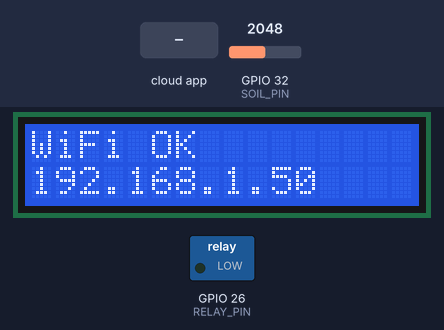
Recording of a sketch running on a simulated ESP32. Parts: 16×2 character LCD, switched loads named in the sketch (green lamp = pin HIGH). The test bench sets the inputs (shaded band); at power-on: GPIO 32 (SOIL_PIN) = 2048. WiFi joins after 1.5 s; servers stay silent unless stated; the local clock reads 2024-03-15 10:24:30 at power-on unless the sketch sets it; EEPROM starts erased; the Firebase database answers and starts empty; what the sketch prints to the serial monitor is not drawn.

Above: at 2.7 s.
At 11.0 s:
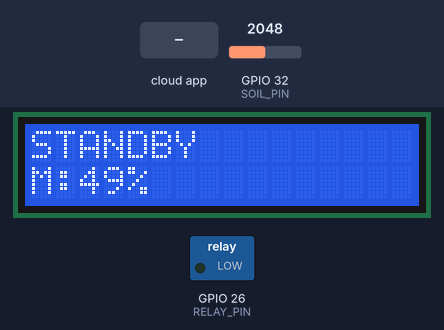
11.1 s: the phone or cloud app sets lcdMessage to 0
At 11.9 s:
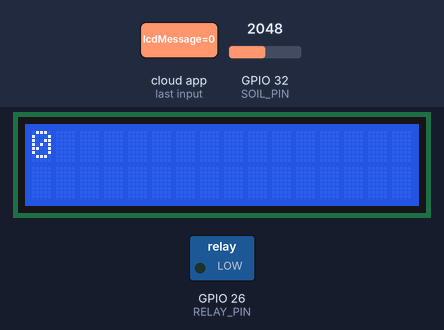
12.7 s: the phone or cloud app sets manualPump to 1
At 15.3 s:
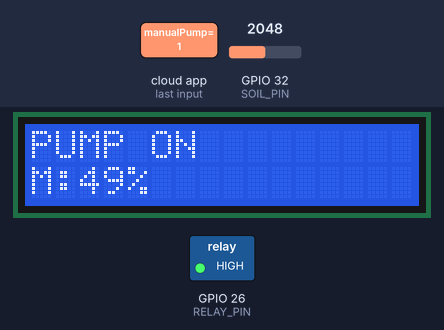
15.7 s: the phone or cloud app sets lcdMessage to 1
At 17.4 s:
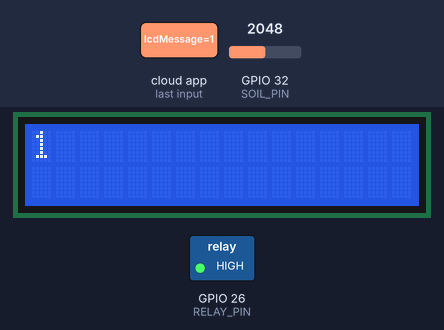
Timing chart, 0 to 18.9 s (numbered marks = the images above; inputs shaded):
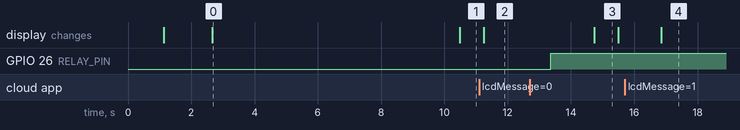

The sketch:

smart_irrigation_esp32.ino
```cpp
/*
 * ============================================================
 * SMART IRRIGATION SYSTEM - ESP32 MAIN CODE
 * ============================================================
 * Sistem Irigasi Otomatis dengan Firebase Realtime Database
 *
 * Features:
 * - Membaca sensor kelembaban tanah (ADC)
 * - Kontrol pompa air via relay
 * - Display status di LCD 16x2 (I2C)
 * - Sinkronisasi data dengan Firebase Realtime Database
 * - Mode manual dan otomatis watering
 * - Monitoring online status
 *
 * Hardware Required:
 * - ESP32 Development Board
 * - Relay Module / Solenoid
 * - Soil Moisture Sensor (Capacitive recommended)
 * - LCD 16x2 with I2C Module
 * - 5V Power Supply
 *
 * Wiring:
 * | Komponen          | Pin ESP32 |
 * |-------------------|-----------|
 * | LCD SDA           | GPIO 21   |
 * | LCD SCL           | GPIO 22   |
 * | Relay Signal      | GPIO 26   |
 * | Soil Sensor ADC   | GPIO 34   |
 * | GND & 5V          | Common    |
 *
 * Created: 2026
 * ============================================================
 */

#include <WiFi.h>
#include <FirebaseESP32.h>
#include <LiquidCrystal_I2C.h>
#include <time.h>
#include <BluetoothSerial.h>
#include <Preferences.h>

// ============================================================
// FUNCTION PROTOTYPES
// ============================================================
void initLCD();
void displayLCD(const char* line1, const char* line2);
void displayCustomLCDMessage(String message);
void updateLCDDisplay();
void loadWiFiCredentials();
void saveWiFiCredentials(String ssid, String pass);
void connectWiFi();
void handleWiFiDisconnection();
void startProvisioning();
void handleProvisioning();
void readSoilMoisture();
void setupFirebase();
void readFirebaseCommands();
void updateFirebaseStatus();
void executeControlLogic();
void startPump();
void stopPump();
String getFormattedTime();
void handleSerialInput();

// ============================================================
// KONFIGURASI WIFI & FIREBASE
// ============================================================
// Default credentials (sebagai fallback jika belum di-set via Bluetooth)
String wifi_ssid = "YOUR_WIFI_SSID";
String wifi_password = "YOUR_WIFI_PASSWORD";

#define FIREBASE_HOST     "it-projek-2-409eb-default-rtdb.firebaseio.com"
#define FIREBASE_AUTH     "1qYZlTj70a3eE6dnzFsRNeSqnZJAp7y72iUFUOT9"

#define DEVICE_ID         "esp32_01"
#define DEVICE_NAME       "Smart Pump 01"

// ============================================================
// PIN CONFIGURATION
// ============================================================
#define RELAY_PIN         26    // Relay/Solenoid control pin
#define SOIL_PIN          32    // Soil moisture analog input (ADC)
#define LCD_SDA           21    // LCD I2C SDA
#define LCD_SCL           22    // LCD I2C SCL

// ============================================================
// SENSOR & CONTROL SETTINGS
// ============================================================
#define SOIL_THRESHOLD    30    // Mulai siram jika kelembaban < 30%
#define SOIL_FULL         70    // Berhenti siram jika kelembaban > 70%
#define MAX_PUMP_TIME     180   // Max pump duration: 3 minutes (detik)
#define MOISTURE_UPDATE_INTERVAL   2000  // Update status moisture ke Firebase setiap 2 detik
#define LCD_UPDATE_INTERVAL        3000  // Update LCD setiap 3 detik
#define FIREBASE_CMD_INTERVAL       300  // ⚡ Baca perintah (pompa) dari Firebase setiap 300ms (CEPAT!)
#define FIREBASE_STATUS_INTERVAL   2000  // Update status device ke Firebase setiap 2 detik
#define NTP_SERVER                 "pool.ntp.org"

// ============================================================
// LCD 16x2 SETUP (I2C Address: 0x27 atau 0x3F)
// ============================================================
LiquidCrystal_I2C lcd(0x27, 16, 2);

// ============================================================
// FIREBASE SETUP
// ============================================================
FirebaseData firebaseData;
FirebaseConfig config;
FirebaseAuth auth;

// ============================================================
// BLUETOOTH & PREFERENCES SETUP
// ============================================================
BluetoothSerial SerialBT;
Preferences preferences;
const char* BT_DEVICE_NAME = "ESP32_Irrigation_Setup";

// ============================================================
// GLOBAL VARIABLES - SYSTEM STATE
// ============================================================
struct SystemState {
  bool pumpRunning;
  bool manualPump;
  bool autoWatering;
  int soilMoisture;
  int sensorRaw;
  int thresholdMin;    // Batas minimal (pompa nyala), default 30
  int thresholdMax;    // Batas maksimal (pompa berhenti), default 70
  unsigned long pumpStartTime;
  unsigned long lastMoistureUpdate;
  unsigned long lastLcdUpdate;
  unsigned long lastFirebaseCmdUpdate;   // Timer khusus baca perintah (cepat)
  unsigned long lastFirebaseStatusUpdate; // Timer khusus update status (normal)
  String lastError;
  bool firebaseConnected;
  int failureCount;
  bool wifiConnected;
  bool provisioningMode;
};

SystemState state = {
  .pumpRunning = false,
  .manualPump = false,
  .autoWatering = true,
  .soilMoisture = 0,
  .sensorRaw = 0,
  .thresholdMin = 30,  // Default sama dengan SOIL_THRESHOLD
  .thresholdMax = 70,  // Default sama dengan SOIL_FULL
  .pumpStartTime = 0,
  .lastMoistureUpdate = 0,
  .lastLcdUpdate = 0,
  .lastFirebaseCmdUpdate = 0,
  .lastFirebaseStatusUpdate = 0,
  .lastError = "",
  .firebaseConnected = false,
  .failureCount = 0,
  .wifiConnected = false,
  .provisioningMode = false
};

// ============================================================
// SETUP FUNCTION
// ============================================================
void setup() {
  Serial.begin(115200);
  delay(1000);

  Serial.println("\n\n");
  Serial.println("========================================");
  Serial.println("SMART IRRIGATION SYSTEM - ESP32");
  Serial.println("Device ID: " + String(DEVICE_ID));
  Serial.println("========================================\n");

  // ---- Initialize Pins ----
  pinMode(RELAY_PIN, OUTPUT);
  digitalWrite(RELAY_PIN, LOW);
  Serial.println("[SETUP] Relay pin initialized (LOW)");

  // ---- Initialize LCD ----
  initLCD();
  displayLCD("Smart Irrig     ", "Booting...");

  // ---- Load WiFi from Flash ----
  loadWiFiCredentials();

  // ---- Connect WiFi ----
  connectWiFi();

  // Jika gagal konek setelah percobaan di connectWiFi(), masuk mode Bluetooth
  if (!state.wifiConnected) {
    startProvisioning();
  } else {
    // ---- normal setup if WiFi OK ----
    configTime(0, 0, NTP_SERVER);
    setupFirebase();
  }

  state.lastMoistureUpdate = millis();
  state.lastLcdUpdate = millis();
  state.lastFirebaseCmdUpdate = millis();
  state.lastFirebaseStatusUpdate = millis();

  Serial.println("[SETUP] Initialization complete!\n");
}

// ============================================================
// MAIN LOOP
// ============================================================
void loop() {
  // 0. HANDLE PROVISIONING MODE (BLUETOOTH)
  if (state.provisioningMode) {
    handleProvisioning();
    return; // Stop main logic while in setup mode
  }

  handleSerialInput();

  if (WiFi.status() != WL_CONNECTED) {
    handleWiFiDisconnection();
    delay(1000);
    return;
  }

  unsigned long now = millis();

  readSoilMoisture();

  // ⚡ Baca perintah dari Firebase setiap 300ms => respons nyaris instan!
  if (now - state.lastFirebaseCmdUpdate >= FIREBASE_CMD_INTERVAL) {
    readFirebaseCommands();
    state.lastFirebaseCmdUpdate = now;
  }

  executeControlLogic();

  // Update status kelembaban & pompa ke Firebase setiap 2 detik
  if (now - state.lastFirebaseStatusUpdate >= FIREBASE_STATUS_INTERVAL) {
    updateFirebaseStatus();
    state.lastFirebaseStatusUpdate = now;
  }

  if (now - state.lastLcdUpdate >= LCD_UPDATE_INTERVAL) {
    updateLCDDisplay();
    state.lastLcdUpdate = now;
  }
  // ⚡ Tidak ada delay() di sini agar loop bisa seresponsif mungkin!
}

// ============================================================
// WIFI & PREFERENCES FUNCTIONS
// ============================================================
void loadWiFiCredentials() {
  preferences.begin("irrigation", false);
  String savedSsid = preferences.getString("ssid", "");
  String savedPass = preferences.getString("pass", "");
  preferences.end();

  if (savedSsid != "") {
    wifi_ssid = savedSsid;
    wifi_password = savedPass;
    Serial.println("[Flash] Wi-Fi loaded: " + wifi_ssid);
  } else {
    Serial.println("[Flash] No Wi-Fi credentials saved. Using defaults.");
  }
}

void saveWiFiCredentials(String ssid, String pass) {
  preferences.begin("irrigation", false);
  preferences.putString("ssid", ssid);
  preferences.putString("pass", pass);
  preferences.end();
  Serial.println("[Flash] Wi-Fi credentials saved to NVS.");
}

void connectWiFi() {
  Serial.println("[WiFi] Connecting to: " + wifi_ssid);
  displayLCD("WiFi Connecting ", "...");

  WiFi.mode(WIFI_STA);
  WiFi.begin(wifi_ssid.c_str(), wifi_password.c_str());

  int attempts = 0;
  while (WiFi.status() != WL_CONNECTED && attempts < 20) {
    delay(500);
    Serial.print(".");
    attempts++;
  }

  if (WiFi.status() == WL_CONNECTED) {
    Serial.println("\n[WiFi] Connected!");
    state.wifiConnected = true;
    displayLCD("WiFi OK         ", WiFi.localIP().toString().c_str());
    delay(2000);
  } else {
    Serial.println("\n[WiFi] FAILED to connect!");
    displayLCD("WiFi Failed!    ", "Entering Setup");
    state.wifiConnected = false;
  }
}

void handleWiFiDisconnection() {
  Serial.println("[ERROR] WiFi disconnected!");
  if (state.pumpRunning) stopPump();

  displayLCD("No WiFi...      ", "Reconnecting");
  state.wifiConnected = false;
  state.firebaseConnected = false;
}

// ============================================================
// BLUETOOTH PROVISIONING FUNCTIONS
// ============================================================
void startProvisioning() {
  state.provisioningMode = true;
  SerialBT.begin(BT_DEVICE_NAME);
  Serial.println("[BT] Bluetooth Provisioning Started: " + String(BT_DEVICE_NAME));
  displayLCD("BLUETOOTH MODE  ", "Waiting for HP..");
}

void handleProvisioning() {
  if (SerialBT.available()) {
    String data = SerialBT.readStringUntil('\n');
    data.trim();

    Serial.println("[BT] Received: " + data);

    // Format: WIFI:SSID,PASS
    if (data.startsWith("WIFI:")) {
      int commaIndex = data.indexOf(',');
      if (commaIndex != -1) {
        String newSsid = data.substring(5, commaIndex);
        String newPass = data.substring(commaIndex + 1);

        displayLCD("Received WiFi!  ", newSsid.c_str());
        Serial.println("[BT] New SSID: " + newSsid);

        saveWiFiCredentials(newSsid, newPass);
        SerialBT.println("WiFi Terhubung"); // Feedback to Android App
        delay(1000);

        Serial.println("[SYSTEM] Restarting to apply new WiFi...");
        displayLCD("SAVED!          ", "Restarting...");
        delay(2000);
        ESP.restart();
      }
    }
  }

  // Blink LCD or show status every 2 seconds
  static unsigned long lastMsg = 0;
  if (millis() - lastMsg > 3000) {
    displayLCD("OPEN APP...     ", "Setup Device");
    lastMsg = millis();
  }
}

// ============================================================
// SENSOR FUNCTIONS
// ============================================================
void readSoilMoisture() {
  state.sensorRaw = analogRead(SOIL_PIN);
  state.soilMoisture = map(state.sensorRaw, 4095, 0, 0, 100);
  state.soilMoisture = constrain(state.soilMoisture, 0, 100);
}

// ============================================================
// FIREBASE FUNCTIONS
// ============================================================
void setupFirebase() {
  Serial.println("[Firebase] Initializing..");
  config.host = FIREBASE_HOST;
  config.signer.tokens.legacy_token = FIREBASE_AUTH;
  Firebase.begin(&config, &auth);
  Firebase.reconnectWiFi(true);

  delay(1000);

  String onlinePath = "devices/" + String(DEVICE_ID) + "/status/online";
  if (Firebase.setBool(firebaseData, onlinePath, true)) {
    Serial.println("[Firebase] Connected!");
    state.firebaseConnected = true;
  }
}

void readFirebaseCommands() {
  if (WiFi.status() != WL_CONNECTED) return;
  String controlPath = "devices/" + String(DEVICE_ID) + "/control";

  if (Firebase.getBool(firebaseData, controlPath + "/manualPump")) {
    state.manualPump = firebaseData.boolData();
  }
  if (Firebase.getBool(firebaseData, controlPath + "/autoWatering")) {
    state.autoWatering = firebaseData.boolData();
  }
  // ⚡ Baca threshold min/max dari Firebase (diatur user via Android)
  if (Firebase.getInt(firebaseData, controlPath + "/threshold/minMoisture")) {
    int newMin = firebaseData.intData();
    if (newMin >= 0 && newMin <= 90) state.thresholdMin = newMin;
  }
  if (Firebase.getInt(firebaseData, controlPath + "/threshold/maxMoisture")) {
    int newMax = firebaseData.intData();
    if (newMax >= 10 && newMax <= 100) state.thresholdMax = newMax;
  }
  if (Firebase.getString(firebaseData, controlPath + "/lcdMessage")) {
    String newMsg = firebaseData.stringData();
    if (newMsg.length() > 0) displayCustomLCDMessage(newMsg);
  }
}

void updateFirebaseStatus() {
  if (WiFi.status() != WL_CONNECTED) return;
  String statusPath = "devices/" + String(DEVICE_ID) + "/status";

  Firebase.setInt(firebaseData, statusPath + "/moisture", state.soilMoisture);
  Firebase.setBool(firebaseData, statusPath + "/pumpRunning", state.pumpRunning);
  Firebase.setBool(firebaseData, statusPath + "/online", true);
  Firebase.setString(firebaseData, statusPath + "/deviceName", DEVICE_NAME);
}

// ============================================================
// PUMP CONTROL LOGIC
// ============================================================
void executeControlLogic() {
  unsigned long now = millis();
  bool shouldPumpRun = false;

  if (state.pumpRunning && (now - state.pumpStartTime > MAX_PUMP_TIME * 1000)) {
    stopPump();
    return;
  }

  if (state.manualPump) {
    shouldPumpRun = true;
  } else if (state.autoWatering) {
    // Gunakan threshold yang diatur user, bukan nilai hardcoded!
    if (state.soilMoisture < state.thresholdMin) shouldPumpRun = true;
    else if (state.soilMoisture > state.thresholdMax) shouldPumpRun = false;
    else shouldPumpRun = state.pumpRunning; // Pertahankan state jika di tengah-tengah
  }

  if (shouldPumpRun && !state.pumpRunning) startPump();
  else if (!shouldPumpRun && state.pumpRunning) stopPump();
}

void startPump() {
  digitalWrite(RELAY_PIN, HIGH);
  state.pumpRunning = true;
  state.pumpStartTime = millis();
  Serial.println("[PUMP] STARTED");
}

void stopPump() {
  digitalWrite(RELAY_PIN, LOW);
  state.pumpRunning = false;
  unsigned long duration = (millis() - state.pumpStartTime) / 1000;

  String statusPath = "devices/" + String(DEVICE_ID) + "/status";
  Firebase.setInt(firebaseData, statusPath + "/lastDuration", (int)duration);
  Firebase.setString(firebaseData, statusPath + "/lastWatered", getFormattedTime());
}

// ============================================================
// LCD DISPLAY FUNCTIONS
// ============================================================
void initLCD() {
  lcd.init();
  lcd.backlight();
}

void displayLCD(const char* line1, const char* line2) {
  lcd.clear();
  lcd.setCursor(0, 0);
  lcd.print(line1);
  lcd.setCursor(0, 1);
  lcd.print(line2);
}

void displayCustomLCDMessage(String message) {
  lcd.clear();
  int separatorIndex = message.indexOf('|');
  if (separatorIndex != -1) {
    lcd.setCursor(0, 0);
    lcd.print(message.substring(0, separatorIndex).substring(0, 16));
    lcd.setCursor(0, 1);
    lcd.print(message.substring(separatorIndex + 1).substring(0, 16));
  } else {
    lcd.setCursor(0, 0);
    lcd.print(message.substring(0, 16));
  }
}

void updateLCDDisplay() {
  String line1 = state.pumpRunning ? "PUMP ON         " : (state.autoWatering ? "AUTO MODE       " : "STANDBY         ");
  String line2 = "M:" + String(state.soilMoisture) + "%";
  if (!state.firebaseConnected) line1 = "No Firebase     ";
  displayLCD(line1.c_str(), line2.c_str());
}

// ============================================================
// UTILITY FUNCTIONS
// ============================================================
String getFormattedTime() {
  time_t now = time(nullptr);
  struct tm* timeinfo = localtime(&now);
  char buffer[20];
  strftime(buffer, sizeof(buffer), "%H:%M:%S", timeinfo);
  return String(buffer);
}

void handleSerialInput() {
  if (Serial.available()) {
    char cmd = Serial.read();
    if (cmd == 'R') ESP.restart();
    if (cmd == 'F') { // Force provisioning
      saveWiFiCredentials("", "");
      ESP.restart();
    }
  }
}
```

Measured:
- after the input at 11.1 s, the display: changes after 0.14 s (image 2)
- after the input at 12.7 s, GPIO 26 (RELAY_PIN): LOW → HIGH after 0.66 s; the display: changes after 2.0 s (image 3)
- after the input at 15.7 s, the display: changes after 1.1 s (image 4)
- what the display in image 0 shows lasts 7.8 s, from 2.7 s to 10.5 s
- what the display in image 3 shows lasts 0.8 s, from 14.7 s to 15.5 s
